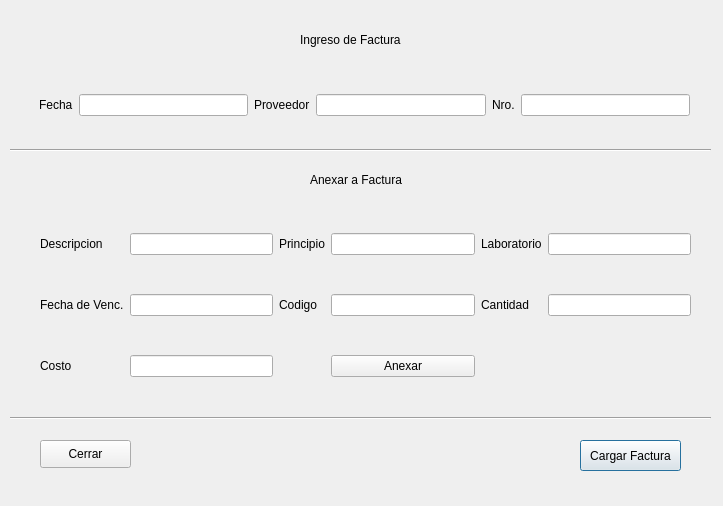
<?xml version="1.0" encoding="UTF-8"?>
<ui version="4.0">
 <class>IngresarFact</class>
 <widget class="QDialog" name="IngresarFact">
  <property name="geometry">
   <rect>
    <x>0</x>
    <y>0</y>
    <width>723</width>
    <height>506</height>
   </rect>
  </property>
  <property name="windowTitle">
   <string>Dialog</string>
  </property>
  <widget class="QLabel" name="label_11">
   <property name="geometry">
    <rect>
     <x>310</x>
     <y>170</y>
     <width>111</width>
     <height>20</height>
    </rect>
   </property>
   <property name="text">
    <string>Anexar a Factura</string>
   </property>
  </widget>
  <widget class="QPushButton" name="l1_boton_cargarFactura">
   <property name="geometry">
    <rect>
     <x>580</x>
     <y>440</y>
     <width>101</width>
     <height>31</height>
    </rect>
   </property>
   <property name="text">
    <string>Cargar Factura</string>
   </property>
  </widget>
  <widget class="QWidget" name="gridLayoutWidget">
   <property name="geometry">
    <rect>
     <x>40</x>
     <y>200</y>
     <width>651</width>
     <height>211</height>
    </rect>
   </property>
   <layout class="QGridLayout" name="gridLayout_2">
    <item row="0" column="1">
     <widget class="QLabel" name="label_16">
      <property name="text">
       <string>Descripcion</string>
      </property>
     </widget>
    </item>
    <item row="1" column="5">
     <widget class="QLabel" name="label_17">
      <property name="text">
       <string>Cantidad</string>
      </property>
     </widget>
    </item>
    <item row="1" column="2">
     <widget class="QLineEdit" name="l1_line_fechaVencimiento_2"/>
    </item>
    <item row="1" column="6">
     <widget class="QLineEdit" name="l1_linea_cantidad_2"/>
    </item>
    <item row="0" column="2">
     <widget class="QLineEdit" name="l1_linea_nombre_2"/>
    </item>
    <item row="1" column="3">
     <widget class="QLabel" name="label_18">
      <property name="text">
       <string>Codigo</string>
      </property>
     </widget>
    </item>
    <item row="2" column="2">
     <widget class="QLineEdit" name="l1_linea_costo_2"/>
    </item>
    <item row="1" column="4">
     <widget class="QLineEdit" name="l1_linea_codigo_2"/>
    </item>
    <item row="2" column="1">
     <widget class="QLabel" name="label_19">
      <property name="text">
       <string>Costo</string>
      </property>
     </widget>
    </item>
    <item row="0" column="6">
     <widget class="QLineEdit" name="l1_linea_laborat_2"/>
    </item>
    <item row="1" column="1">
     <widget class="QLabel" name="label_20">
      <property name="text">
       <string>Fecha de Venc.</string>
      </property>
     </widget>
    </item>
    <item row="0" column="4">
     <widget class="QLineEdit" name="l1_linea_principioAct_2"/>
    </item>
    <item row="0" column="3">
     <widget class="QLabel" name="label_21">
      <property name="text">
       <string>Principio</string>
      </property>
     </widget>
    </item>
    <item row="0" column="5">
     <widget class="QLabel" name="label_22">
      <property name="text">
       <string>Laboratorio</string>
      </property>
     </widget>
    </item>
    <item row="2" column="4">
     <widget class="QPushButton" name="l1_boton_anexar_2">
      <property name="text">
       <string>Anexar</string>
      </property>
     </widget>
    </item>
   </layout>
  </widget>
  <widget class="QLabel" name="label">
   <property name="geometry">
    <rect>
     <x>300</x>
     <y>30</y>
     <width>121</width>
     <height>20</height>
    </rect>
   </property>
   <property name="text">
    <string>Ingreso de Factura</string>
   </property>
  </widget>
  <widget class="QPushButton" name="l1_boton_atras">
   <property name="geometry">
    <rect>
     <x>40</x>
     <y>440</y>
     <width>91</width>
     <height>28</height>
    </rect>
   </property>
   <property name="text">
    <string>Cerrar</string>
   </property>
  </widget>
  <widget class="Line" name="line_3">
   <property name="geometry">
    <rect>
     <x>10</x>
     <y>410</y>
     <width>701</width>
     <height>16</height>
    </rect>
   </property>
   <property name="orientation">
    <enum>Qt::Horizontal</enum>
   </property>
  </widget>
  <widget class="Line" name="line">
   <property name="geometry">
    <rect>
     <x>10</x>
     <y>140</y>
     <width>701</width>
     <height>20</height>
    </rect>
   </property>
   <property name="orientation">
    <enum>Qt::Horizontal</enum>
   </property>
  </widget>
  <widget class="QWidget" name="gridLayoutWidget_2">
   <property name="geometry">
    <rect>
     <x>39</x>
     <y>80</y>
     <width>651</width>
     <height>51</height>
    </rect>
   </property>
   <layout class="QGridLayout" name="gridLayout_3">
    <item row="0" column="2">
     <widget class="QLabel" name="label_3">
      <property name="text">
       <string>Proveedor</string>
      </property>
     </widget>
    </item>
    <item row="0" column="3">
     <widget class="QLineEdit" name="l1_line_proveedor"/>
    </item>
    <item row="0" column="0">
     <widget class="QLabel" name="label_2">
      <property name="text">
       <string>Fecha</string>
      </property>
     </widget>
    </item>
    <item row="0" column="4">
     <widget class="QLabel" name="label_7">
      <property name="text">
       <string>Nro.</string>
      </property>
     </widget>
    </item>
    <item row="0" column="1">
     <widget class="QLineEdit" name="l1_line_fechaFactura"/>
    </item>
    <item row="0" column="5">
     <widget class="QLineEdit" name="l1_linea_nroFact"/>
    </item>
   </layout>
  </widget>
 </widget>
 <resources/>
 <connections/>
</ui>
